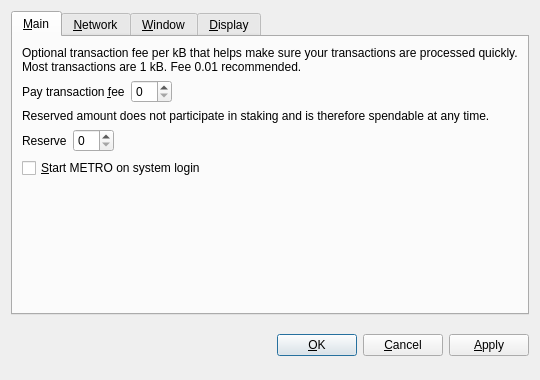
<?xml version="1.0" encoding="UTF-8"?>
<ui version="4.0">
 <class>OptionsDialog</class>
 <widget class="QDialog" name="OptionsDialog">
  <property name="geometry">
   <rect>
    <x>0</x>
    <y>0</y>
    <width>540</width>
    <height>380</height>
   </rect>
  </property>
  <property name="windowTitle">
   <string>Options</string>
  </property>
  <property name="modal">
   <bool>true</bool>
  </property>
  <layout class="QVBoxLayout" name="verticalLayout">
   <item>
    <widget class="QTabWidget" name="tabWidget">
     <property name="tabPosition">
      <enum>QTabWidget::North</enum>
     </property>
     <property name="currentIndex">
      <number>0</number>
     </property>
     <widget class="QWidget" name="tabMain">
      <attribute name="title">
       <string>&amp;Main</string>
      </attribute>
      <layout class="QVBoxLayout" name="verticalLayout_Main">
       <item>
        <widget class="QLabel" name="transactionFeeInfoLabel">
         <property name="text">
          <string>Optional transaction fee per kB that helps make sure your transactions are processed quickly. Most transactions are 1 kB. Fee 0.01 recommended.</string>
         </property>
         <property name="textFormat">
          <enum>Qt::PlainText</enum>
         </property>
         <property name="wordWrap">
          <bool>true</bool>
         </property>
        </widget>
       </item>
       <item>
        <layout class="QHBoxLayout" name="horizontalLayoutFee">
         <item>
          <widget class="QLabel" name="transactionFeeLabel">
           <property name="text">
            <string>Pay transaction &amp;fee</string>
           </property>
           <property name="textFormat">
            <enum>Qt::PlainText</enum>
           </property>
           <property name="buddy">
            <cstring>transactionFee</cstring>
           </property>
          </widget>
         </item>
         <item>
          <widget class="BitcoinAmountField" name="transactionFee"/>
         </item>
         <item>
          <spacer name="horizontalSpacerFee">
           <property name="orientation">
            <enum>Qt::Horizontal</enum>
           </property>
           <property name="sizeHint" stdset="0">
            <size>
             <width>40</width>
             <height>20</height>
            </size>
           </property>
          </spacer>
         </item>
        </layout>
       </item>
       <item>
        <widget class="QLabel" name="reserveBalanceInfoLabel">
         <property name="text">
          <string>Reserved amount does not participate in staking and is therefore spendable at any time.</string>
         </property>
         <property name="textFormat">
          <enum>Qt::PlainText</enum>
         </property>
         <property name="wordWrap">
          <bool>true</bool>
         </property>
        </widget>
       </item>
       <item>
        <layout class="QHBoxLayout" name="horizontalLayoutReserveBalance">
         <item>
          <widget class="QLabel" name="reserveBalanceLabel">
           <property name="text">
            <string>Reserve</string>
           </property>
           <property name="textFormat">
            <enum>Qt::PlainText</enum>
           </property>
           <property name="buddy">
            <cstring>reserveBalance</cstring>
           </property>
          </widget>
         </item>
         <item>
          <widget class="BitcoinAmountField" name="reserveBalance"/>
         </item>
         <item>
          <spacer name="horizontalSpacerReserveBalance">
           <property name="orientation">
            <enum>Qt::Horizontal</enum>
           </property>
           <property name="sizeHint" stdset="0">
            <size>
             <width>40</width>
             <height>20</height>
            </size>
           </property>
          </spacer>
         </item>
        </layout>
       </item>
       <item>
        <widget class="QCheckBox" name="bitcoinAtStartup">
         <property name="toolTip">
          <string>Automatically start METRO after logging in to the system.</string>
         </property>
         <property name="text">
          <string>&amp;Start METRO on system login</string>
         </property>
        </widget>
       </item>
       <item>
        <spacer name="verticalSpacer_Main">
         <property name="orientation">
          <enum>Qt::Vertical</enum>
         </property>
         <property name="sizeHint" stdset="0">
          <size>
           <width>20</width>
           <height>40</height>
          </size>
         </property>
        </spacer>
       </item>
      </layout>
     </widget>
     <widget class="QWidget" name="tabNetwork">
      <attribute name="title">
       <string>&amp;Network</string>
      </attribute>
      <layout class="QVBoxLayout" name="verticalLayout_Network">
       <item>
        <widget class="QCheckBox" name="mapPortUpnp">
         <property name="toolTip">
          <string>Automatically open the METRO client port on the router. This only works when your router supports UPnP and it is enabled.</string>
         </property>
         <property name="text">
          <string>Map port using &amp;UPnP</string>
         </property>
        </widget>
       </item>
       <item>
        <widget class="QCheckBox" name="connectSocks">
         <property name="toolTip">
          <string>Connect to the METRO network through a SOCKS proxy (e.g. when connecting through Tor).</string>
         </property>
         <property name="text">
          <string>&amp;Connect through SOCKS proxy:</string>
         </property>
        </widget>
       </item>
       <item>
        <layout class="QHBoxLayout" name="horizontalLayout_Network">
         <item>
          <widget class="QLabel" name="proxyIpLabel">
           <property name="text">
            <string>Proxy &amp;IP:</string>
           </property>
           <property name="textFormat">
            <enum>Qt::PlainText</enum>
           </property>
           <property name="buddy">
            <cstring>proxyIp</cstring>
           </property>
          </widget>
         </item>
         <item>
          <widget class="QValidatedLineEdit" name="proxyIp">
           <property name="maximumSize">
            <size>
             <width>140</width>
             <height>16777215</height>
            </size>
           </property>
           <property name="toolTip">
            <string>IP address of the proxy (e.g. 127.0.0.1)</string>
           </property>
          </widget>
         </item>
         <item>
          <widget class="QLabel" name="proxyPortLabel">
           <property name="text">
            <string>&amp;Port:</string>
           </property>
           <property name="textFormat">
            <enum>Qt::PlainText</enum>
           </property>
           <property name="buddy">
            <cstring>proxyPort</cstring>
           </property>
          </widget>
         </item>
         <item>
          <widget class="QLineEdit" name="proxyPort">
           <property name="maximumSize">
            <size>
             <width>55</width>
             <height>16777215</height>
            </size>
           </property>
           <property name="toolTip">
            <string>Port of the proxy (e.g. 9050)</string>
           </property>
          </widget>
         </item>
         <item>
          <widget class="QLabel" name="socksVersionLabel">
           <property name="text">
            <string>SOCKS &amp;Version:</string>
           </property>
           <property name="textFormat">
            <enum>Qt::PlainText</enum>
           </property>
           <property name="buddy">
            <cstring>socksVersion</cstring>
           </property>
          </widget>
         </item>
         <item>
          <widget class="QValueComboBox" name="socksVersion">
           <property name="toolTip">
            <string>SOCKS version of the proxy (e.g. 5)</string>
           </property>
          </widget>
         </item>
         <item>
          <spacer name="horizontalSpacer_Network">
           <property name="orientation">
            <enum>Qt::Horizontal</enum>
           </property>
           <property name="sizeHint" stdset="0">
            <size>
             <width>40</width>
             <height>20</height>
            </size>
           </property>
          </spacer>
         </item>
        </layout>
       </item>
       <item>
        <spacer name="verticalSpacer_Network">
         <property name="orientation">
          <enum>Qt::Vertical</enum>
         </property>
         <property name="sizeHint" stdset="0">
          <size>
           <width>20</width>
           <height>40</height>
          </size>
         </property>
        </spacer>
       </item>
      </layout>
     </widget>
     <widget class="QWidget" name="tabWindow">
      <attribute name="title">
       <string>&amp;Window</string>
      </attribute>
      <layout class="QVBoxLayout" name="verticalLayout_Window">
       <item>
        <widget class="QCheckBox" name="minimizeToTray">
         <property name="toolTip">
          <string>Show only a tray icon after minimizing the window.</string>
         </property>
         <property name="text">
          <string>&amp;Minimize to the tray instead of the taskbar</string>
         </property>
        </widget>
       </item>
       <item>
        <widget class="QCheckBox" name="minimizeOnClose">
         <property name="toolTip">
          <string>Minimize instead of exit the application when the window is closed. When this option is enabled, the application will be closed only after selecting Quit in the menu.</string>
         </property>
         <property name="text">
          <string>M&amp;inimize on close</string>
         </property>
        </widget>
       </item>
       <item>
        <spacer name="verticalSpacer_Window">
         <property name="orientation">
          <enum>Qt::Vertical</enum>
         </property>
         <property name="sizeHint" stdset="0">
          <size>
           <width>20</width>
           <height>40</height>
          </size>
         </property>
        </spacer>
       </item>
      </layout>
     </widget>
     <widget class="QWidget" name="tabDisplay">
      <attribute name="title">
       <string>&amp;Display</string>
      </attribute>
      <layout class="QVBoxLayout" name="verticalLayout_Display">
       <item>
        <layout class="QHBoxLayout" name="horizontalLayout_1_Display">
         <item>
          <widget class="QLabel" name="langLabel">
           <property name="text">
            <string>User Interface &amp;language:</string>
           </property>
           <property name="textFormat">
            <enum>Qt::PlainText</enum>
           </property>
           <property name="buddy">
            <cstring>lang</cstring>
           </property>
          </widget>
         </item>
         <item>
          <widget class="QValueComboBox" name="lang">
           <property name="toolTip">
            <string>The user interface language can be set here. This setting will take effect after restarting METRO.</string>
           </property>
          </widget>
         </item>
        </layout>
       </item>
       <item>
        <layout class="QHBoxLayout" name="horizontalLayout_2_Display">
         <item>
          <widget class="QLabel" name="unitLabel">
           <property name="text">
            <string>&amp;Unit to show amounts in:</string>
           </property>
           <property name="textFormat">
            <enum>Qt::PlainText</enum>
           </property>
           <property name="buddy">
            <cstring>unit</cstring>
           </property>
          </widget>
         </item>
         <item>
          <widget class="QValueComboBox" name="unit">
           <property name="toolTip">
            <string>Choose the default subdivision unit to show in the interface and when sending coins.</string>
           </property>
          </widget>
         </item>
        </layout>
       </item>
       <item>
        <widget class="QCheckBox" name="displayAddresses">
         <property name="toolTip">
          <string>Whether to show METRO addresses in the transaction list or not.</string>
         </property>
         <property name="text">
          <string>&amp;Display addresses in transaction list</string>
         </property>
        </widget>
       </item>
       <item>
        <widget class="QCheckBox" name="coinControlFeatures">
         <property name="toolTip">
          <string>Whether to show coin control features or not.</string>
         </property>
         <property name="text">
          <string>Display coin &amp;control features (experts only!)</string>
         </property>
        </widget>
       </item>
       <item>
        <spacer name="verticalSpacer_Display">
         <property name="orientation">
          <enum>Qt::Vertical</enum>
         </property>
         <property name="sizeHint" stdset="0">
          <size>
           <width>20</width>
           <height>40</height>
          </size>
         </property>
        </spacer>
       </item>
      </layout>
     </widget>
    </widget>
   </item>
   <item>
    <layout class="QHBoxLayout" name="horizontalLayout_Buttons">
     <item>
      <spacer name="horizontalSpacer_1">
       <property name="orientation">
        <enum>Qt::Horizontal</enum>
       </property>
       <property name="sizeHint" stdset="0">
        <size>
         <width>40</width>
         <height>48</height>
        </size>
       </property>
      </spacer>
     </item>
     <item>
      <widget class="QLabel" name="statusLabel">
       <property name="font">
        <font>
         <weight>75</weight>
         <bold>true</bold>
        </font>
       </property>
       <property name="text">
        <string/>
       </property>
       <property name="textFormat">
        <enum>Qt::PlainText</enum>
       </property>
       <property name="wordWrap">
        <bool>true</bool>
       </property>
      </widget>
     </item>
     <item>
      <spacer name="horizontalSpacer_2">
       <property name="orientation">
        <enum>Qt::Horizontal</enum>
       </property>
       <property name="sizeHint" stdset="0">
        <size>
         <width>40</width>
         <height>48</height>
        </size>
       </property>
      </spacer>
     </item>
     <item>
      <widget class="QPushButton" name="okButton">
       <property name="text">
        <string>&amp;OK</string>
       </property>
      </widget>
     </item>
     <item>
      <widget class="QPushButton" name="cancelButton">
       <property name="text">
        <string>&amp;Cancel</string>
       </property>
       <property name="autoDefault">
        <bool>false</bool>
       </property>
      </widget>
     </item>
     <item>
      <widget class="QPushButton" name="applyButton">
       <property name="text">
        <string>&amp;Apply</string>
       </property>
       <property name="autoDefault">
        <bool>false</bool>
       </property>
      </widget>
     </item>
    </layout>
   </item>
  </layout>
 </widget>
 <customwidgets>
  <customwidget>
   <class>BitcoinAmountField</class>
   <extends>QSpinBox</extends>
   <header>bitcoinamountfield.h</header>
  </customwidget>
  <customwidget>
   <class>QValueComboBox</class>
   <extends>QComboBox</extends>
   <header>qvaluecombobox.h</header>
  </customwidget>
  <customwidget>
   <class>QValidatedLineEdit</class>
   <extends>QLineEdit</extends>
   <header>qvalidatedlineedit.h</header>
  </customwidget>
 </customwidgets>
 <resources/>
 <connections/>
</ui>
